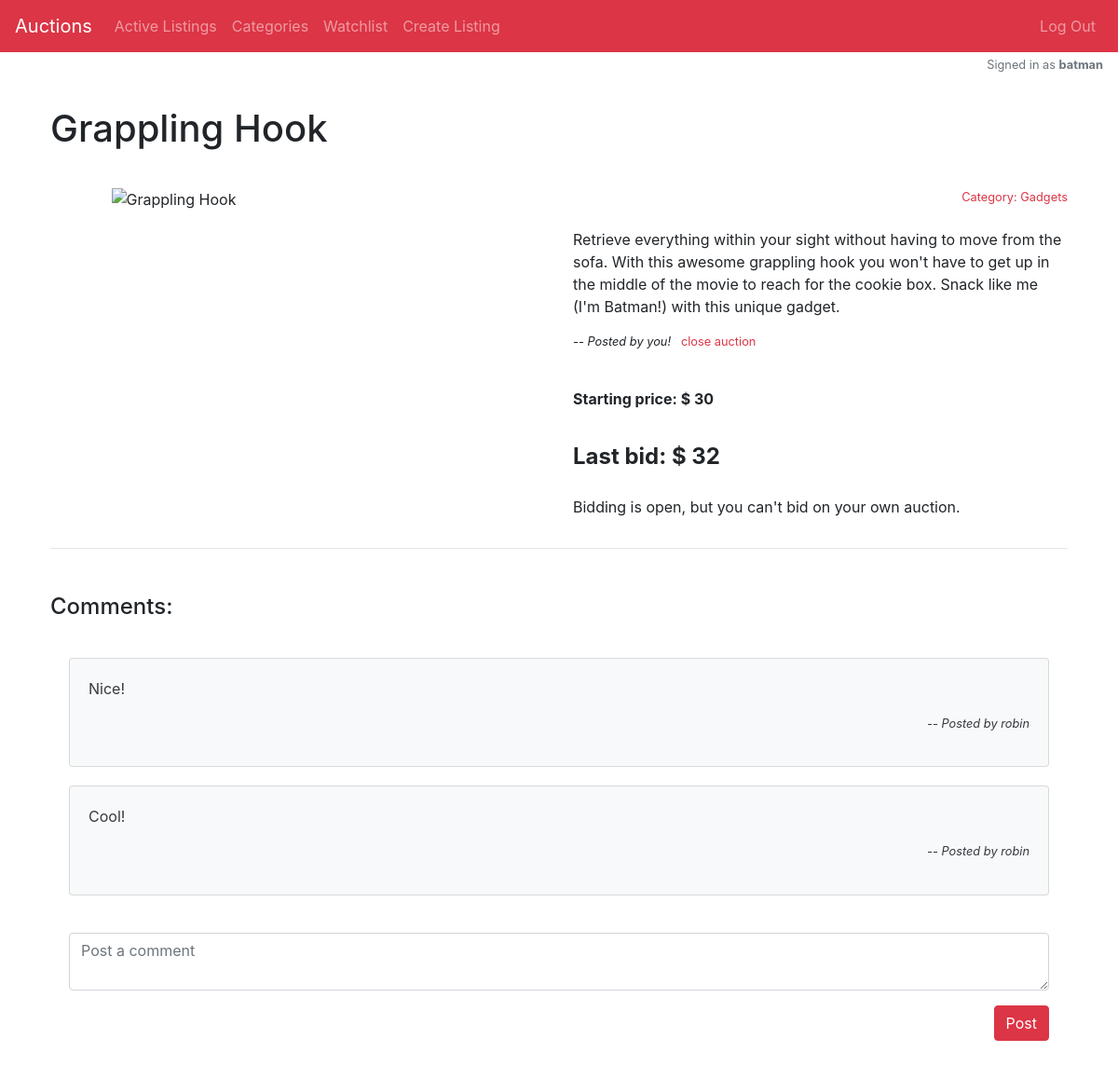
Screenshot of /listing/Grappling Hook (signed in) with the database file from the repository.
### auctions/models.py (models this page shows, shortened)
class User(AbstractUser):
    pass

class Product(models.Model):
    title = models.CharField(max_length=64)
    image = models.TextField(max_length=300)
    description = models.TextField(max_length=300)
    price = models.IntegerField()
    current_bid = models.IntegerField(blank=True, default="0")
    user_id = models.ForeignKey(User, on_delete=models.CASCADE, related_name="user_id_prods")
    status = models.BooleanField(default=True)
    category = models.ForeignKey(Category, on_delete=models.CASCADE, related_name="category_name", blank=True, default="1")
    watchedby = models.ManyToManyField(User, blank=True, related_name="watchedby")

class Category(models.Model):
    category = models.CharField(max_length=64)
    def __str__(self):
        return f"Category: {self.category}"

class Comment(models.Model):
    user_id = models.ForeignKey(User, on_delete=models.CASCADE, related_name="user_id_comments")
    product_id = models.ForeignKey(Product, on_delete=models.CASCADE, related_name="product_id_comments")
    comment = models.TextField(max_length=300)

### auctions/views.py (the view, shortened to what this page needs)
# urls.py: path("listing/<str:product_title>", views.productpage, name="productpage"),
def productpage(request, product_title, message=""):
    error = False
    if message:
        error = "Bid amount is insufficient."
    product = Product.objects.get(title=product_title)
    if not product:
        return HttpResponseRedirect(reverse("index"))
    comments = Comment.objects.filter(product_id=product.id)
    active = "a"
    author = False
    watchlist = "b"
    winner = "c"
    winnerforauthor = False
    winnerlogged = False
    if product.status == True:
        active = True
        if request.user.is_authenticated:
            userinfo = User.objects.get(username=request.user)
            if userinfo == product.user_id:
                author = True
            if Product.objects.filter(title=product_title, watchedby=userinfo):
                watchlist = True
            else:
                watchlist = False
    return render(request, "auctions/productpage.html", {
        "product": product,
        "comments": comments,
        "active": active,
        "author": author,
        "watchlist": watchlist,
        "winner": winner,
        "winnerforauthor": winnerforauthor,
        "winnerlogged": winnerlogged,
        "error": error
    })

### auctions/templates/auctions/productpage.html (shortened to what this page needs)
{% extends "auctions/layout.html" %}
{% block body %}
    <h1>
        {{ product.title}}
    </h1>
    <div class="row">
        <div class="col-sm-6">
            <img src="{{ product.image }}" alt="{{ product.title }}" class="mx-auto d-block picsproduct">
        </div>
        <div class="col-sm-6">
            <p class="text-right small"><a href="../categories/{{ product.category.category }}">{{ product.category }}</a></p>
            <p class="pt-2">{{ product.description }}</p>
            {% if active and author %}
                <p class="small"><em>-- Posted by you!</em>&nbsp;&nbsp;&nbsp;<a href="{% url 'closelisting' product.title %}">close auction</a></p>
            {% elif active and not author %}
                <p class="small"><em>-- Posted by {{ product.user_id }}</em></p>
            {% endif %}
            <p class="pt-4 pb-3 font-weight-bold">Starting price: $ {{ product.price }}</p>
            {% if active %}
                {% if product.current_bid > product.price %}
                    <p class="font-weight-bold font24">Last bid: $ {{ product.current_bid }}</p>
                {% else %}
                    <p>No bids yet!</p>
                {% endif %}
            {% endif %}
            {% if active %}
                {% if author %}
                    <p class="mt-4">Bidding is open, but you can't bid on your own auction.</p>
                {% endif %}
            {% endif %}
        </div>
    </div>
    <hr>
    <div class="my-5">
        <h4>Comments:</h4>
        {% for comment in comments %}
            <div class="card bg-light text-dark cardlist">
                <div class="card-body">
                    <p class="card-text">{{ comment.comment }}</p>
                    <p class="text-right small"><em>-- Posted by {{ comment.user_id }}</em></p>
                </div>
            </div>
        {% empty %}
            <p>No comments yet. Be the first to comment on this product!</p>
        {% endfor %}
        {% if active %}
            <div class="commentbox mb-5">
                {% if not user.is_authenticated %}
                    <p class="small">You must be logged in to comment.</p>
                {% else %}
                    <form action="{% url 'comments' product.title %}" method="post">
                        <div class="form-group">
                            <textarea type="text" id="comment" name="comment" class="form-control" placeholder="Post a comment"></textarea>
                        </div>
                        <input type="submit" value="Post" class="btn btn-danger float-right">
                    </form>
                {% endif %}
            </div>
        {% else %}
            <p>Comments are not allowed on closed listings.</p>
        {% endif %}
    </div>
{% endblock %}

### auctions/templates/auctions/layout.html (shortened to what this page needs)
{% load static %}
<!DOCTYPE html>
<html lang="en">
    <head>
        <link rel="stylesheet" href="https://stackpath.bootstrapcdn.com/bootstrap/4.4.1/css/bootstrap.min.css">
        <link href="{% static 'auctions/styles.css' %}" rel="stylesheet">
    </head>
    <body>
        <nav class="navbar navbar-expand-sm bg-danger navbar-dark">
            <a class="navbar-brand" href="{% url 'index' %}">Auctions</a>
            <ul class="navbar-nav">
              <li class="nav-item">
                <a class="nav-link" href="{% url 'index' %}">Active Listings</a>
              </li>
              <li class="nav-item">
                <a class="nav-link" href="{% url 'categories' %}">Categories</a>
              </li>
              {% if user.is_authenticated %}
                        <li class="nav-item">
                            <a class="nav-link" href="{% url 'watchlist' %}">Watchlist</a>
                        </li>
                        <li class="nav-item">
                            <a class="nav-link" href="{% url 'newlisting' %}">Create Listing</a>
                        </li>
                    </ul>
                    <ul class="navbar-nav ml-auto">
                        <li class="nav-item">
                            <a class="nav-link" href="{% url 'logout' %}">Log Out</a>
                        </li>
                    </ul>
                {% endif %}
        </nav>
        <div class="float-right small text-muted pt-1 pr-3">
            {% if user.is_authenticated %}
                Signed in as <strong>{{ user.username }}</strong>
            {% else %}
                Not signed in
            {% endif %}
        </div>
        <div class="container pt-4 px-4 py-5">
            {% block body %}
            {% endblock %}
        </div>
    </body>
</html>

### auctions/static/auctions/styles.css (style rules this page uses)
.picsproduct { width: 400px; }
.cardlist { margin: 20px; }
h1, h4 { margin-top: 10px !important; margin-bottom: 40px !important; }
a { color: #dc3545; }
.commentbox { margin: 40px 20px 20px 20px; }
.font24 { font-size: 24px; }

### rows the page displays
User: username "batman"
Product: title "Grappling Hook", category "Category: Gadgets", description "Retrieve everything within your sight without having to move from the sofa. With this awesome grappling hook you won't have to get up in the middle of the movie to reach for the cookie box. Snack like me (I'm Batman!) with this unique gadget.", price "30", current_bid "32"
Comment: comment "Nice!", user_id "robin"
Comment: comment "Cool!", user_id "robin"
